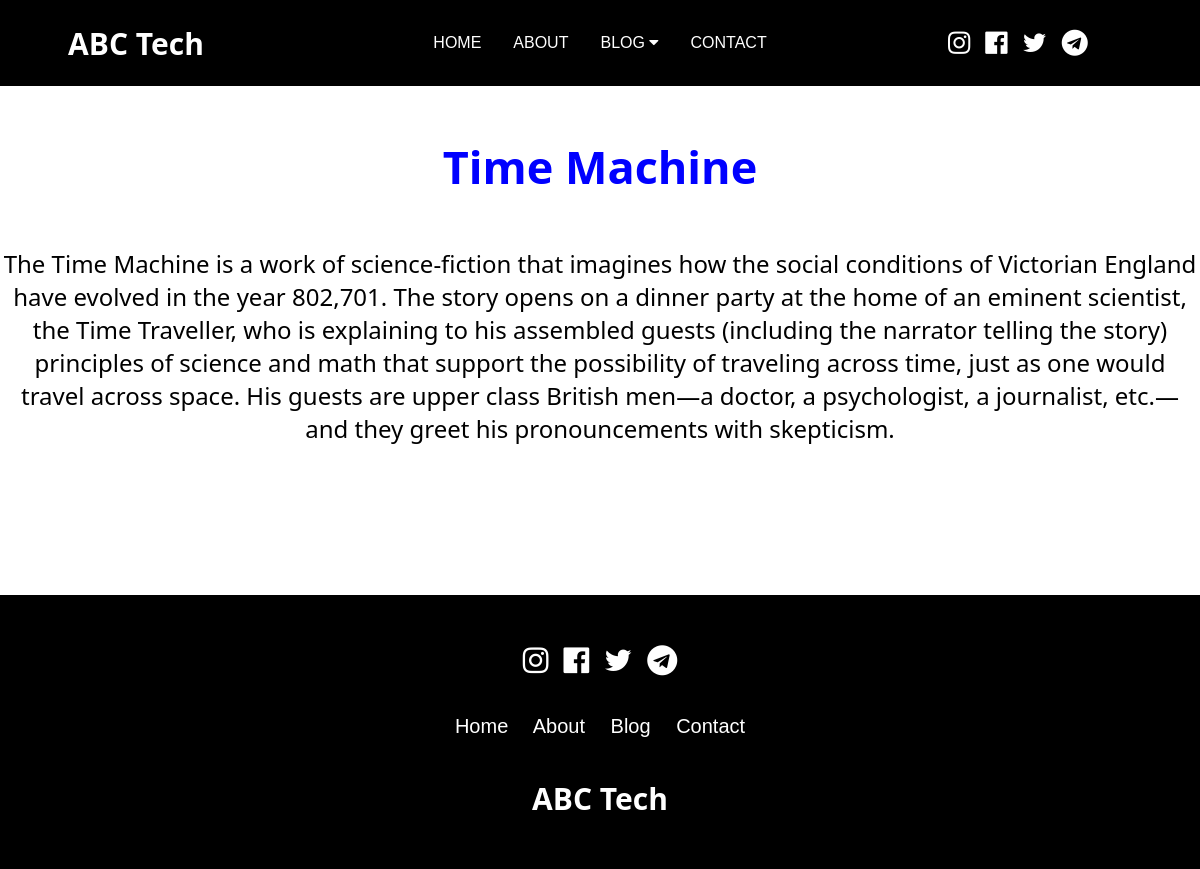
The app's page /post/2/ with its own data.
### myapp/models.py (models this page shows, shortened)
class Post(models.Model):
    title = models.CharField(max_length=50)
    content = models.TextField()
    published_at = models.DateTimeField(default = timezone.now)
    author = models.CharField(max_length=50, default=False)

### myapp/views.py (the view)
# urls.py: path('post/<int:id>/', views.post_about, name= "page"),
def post_about(request, id):
    post = get_object_or_404(Post, id = id)
    return render(request, 'blog/post_about.html', {'post': post})

### myapp/templates/blog/post_about.html (shortened to what this page needs)
{% extends 'blog/layout.html' %}
    {% block content %}
        <div class= "box_about">
            <h1> {{ post.title }} </h1>
            <p>{{ post.content }}</p>
        </div>
    {% endblock content %}

### static/css/style.css (style rules this page uses)
* { padding: 0; margin: 0; box-sizing: border-box; }
body { font-family: Arial, Helvetica, sans-serif; }
h1 { text-align: center; font-weight: bolder; font-family: system-ui; font-size: 45px; color: blue; }
p { font-size: 24px; text-align: center; color: black; font-family: sans-serif; }
.box_about { margin-top: 50px; }
.box_about p { margin-top: 50px; font-size: 24px; text-align: center; color: black; font-family: system-ui; margin-bottom: 150px; }

### records on screen
Post: title "Time Machine", content "The Time Machine is a work of science-fiction that imagines how the social conditions of Victorian England have evolved in the year 802,701. The story opens on a dinner party at the home of an eminent scientist, the Time Traveller, who is explaining to his assembled guests (including the narrator telling the story) principles of science and math that support the possibility of traveling across time, just as one would travel across space. His guests are upper class British men—a doctor, a psychologist, a journalist, etc.—and they greet his pronouncements with skepticism."
